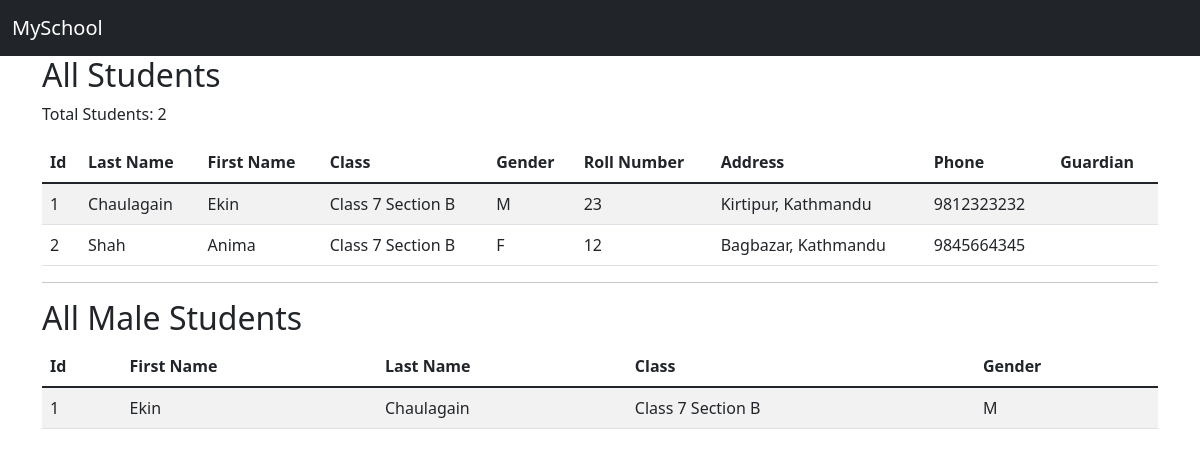
Before: / with the older database file.
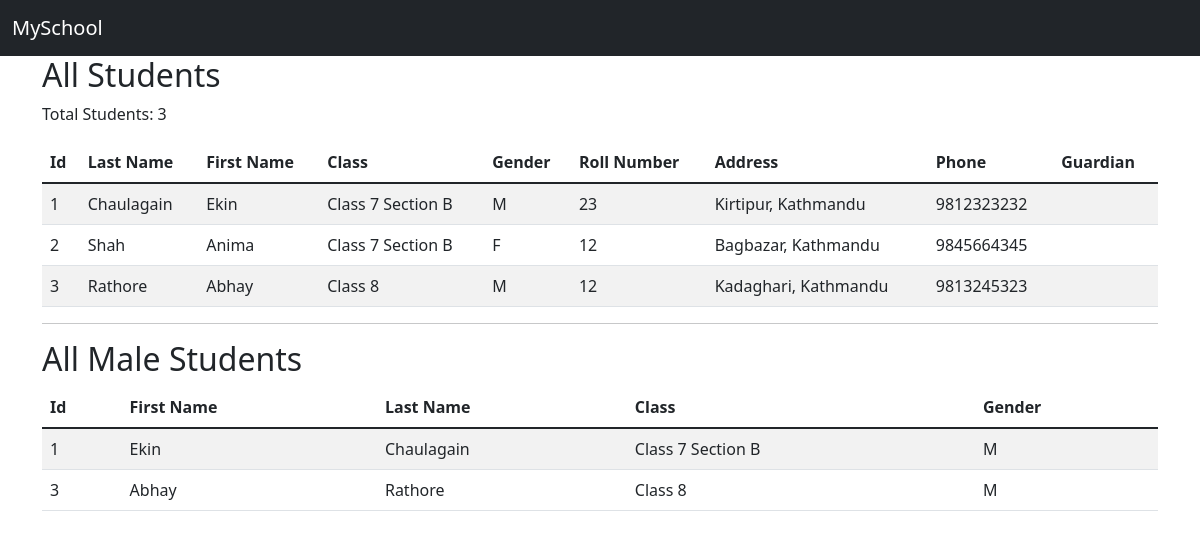
After: the same page with the newer database file.
### main/models.py (models this page shows, shortened)
class Student(models.Model):
    first_name = models.CharField(max_length=256)
    middle_name = models.CharField(
        max_length=256, null=True, blank=True)
    last_name = models.CharField(max_length=256)
    grade = models.ForeignKey(
        Grade, on_delete=models.PROTECT, null=True)
    roll_no = models.PositiveSmallIntegerField()
    admission_date = models.DateField()
    address = models.CharField(max_length=256)
    phone = models.CharField(max_length=10)
    email = models.EmailField()
    dob = models.DateField()
    gender = models.CharField(max_length=1, choices=GENDER_CHOICES)
    previous_school = models.CharField(
        max_length=256, null=True, blank=True, verbose_name='Previous School (if any)')
    guardian_name = models.CharField(
        max_length=256, verbose_name="Guardian's Name")
    guardian_profession = models.CharField(
        max_length=256, verbose_name="Guardian's Profession")
    guardian_address = models.CharField(
        max_length=256, verbose_name="Guardian's Address")
    guardian_phone = models.CharField(
        max_length=10, verbose_name="Guardian's Phone Number")
    is_specially_abled = models.BooleanField(
        default=False, verbose_name="Is the student specially abled?", null=True)

class Grade(models.Model):
    name = models.CharField(max_length=256)
    room_no = models.CharField(max_length=10)
    student_count = models.PositiveSmallIntegerField()
    class_teacher = models.OneToOneField(
        Teacher, on_delete=models.PROTECT, null=True)
    def __str__(self) -> str:
        return self.name

### main/views.py (the view)
# urls.py: path('', views.index, name='index')
def index(request):
    students = models.Student.objects.all()
    male_students = students.filter(gender='M')
    context = {'students':students, 'male_students':male_students}
    return render(request, 'index.html', context)

### templates/index.html
{% extends 'base.html' %}
{% block content %}
<div class="container">
    <h2>All Students</h2>
    <p>Total Students: {{ students.count }}</p>
    <table class="table table-striped">
        <thead>
            <th>Id</th>
            <th>Last Name</th>
            <th>First Name</th>
            <th>Class</th>
            <th>Gender</th>
            <th>Roll Number</th>
            <th>Address</th>
            <th>Phone</th>
            <th>Guardian</th>
        </thead>
        {% for student in students %}
        <tr>
            <td>{{student.id}}</td>
            <td>{{student.last_name}}</td>
            <td>{{student.first_name}}</td>
            <td>{{ student.grade }}</td>
            <td>{{ student.gender }}</td>
            <td>{{ student.roll_no }}</td>
            <td>{{ student.address }}</td>
            <td>{{ student.phone }}</td>
            <td>{{ student.guardian }}</td>
        </tr>
        {% endfor %}
    </table>
    <hr>
    <div>
        <h2>All Male Students</h2>
    <table class="table table-striped">
        <thead>
            <th>Id</th>
            <th>First Name</th>
            <th>Last Name</th>
            <th>Class</th>
            <th>Gender</th>
        </thead>
        {% for student in male_students %}
        <tr>
            <td>{{ student.id }}</td>
            <td>{{ student.first_name }}</td>
            <td>{{ student.last_name }}</td>
            <td>{{ student.grade }}</td>
            <td>{{ student.gender }}</td>
        </tr>
        {% endfor %}
    </div>
</div>
{% endblock content %}

### templates/base.html (shortened to what this page needs)
{% load static %}
<!DOCTYPE html>
<html lang="en">
<head>
    <link href="https://cdn.jsdelivr.net/npm/bootstrap@5.1.3/dist/css/bootstrap.min.css" rel="stylesheet">
    <link rel="stylesheet" href="https://use.fontawesome.com/releases/v5.8.2/css/all.css">
</head>
<body>
    {% include 'navbar.html' %}
    {% block content %}
    {% endblock content %}
</body>
</html>

### templates/navbar.html (shortened to what this page needs)
<nav class="navbar navbar-expand-lg navbar-dark bg-dark">
    <div class="container-fluid">
      <a class="navbar-brand" href="#">MySchool</a>
    </div>
  </nav>

Changed rows visible on the page:
added Student: id "3", last_name "Rathore", first_name "Abhay", grade "Class 8", gender "M", roll_no "12", address "Kadaghari, Kathmandu", phone "9813245323"
Other visible differences:
{{ students.count }}: "2" → "3"
